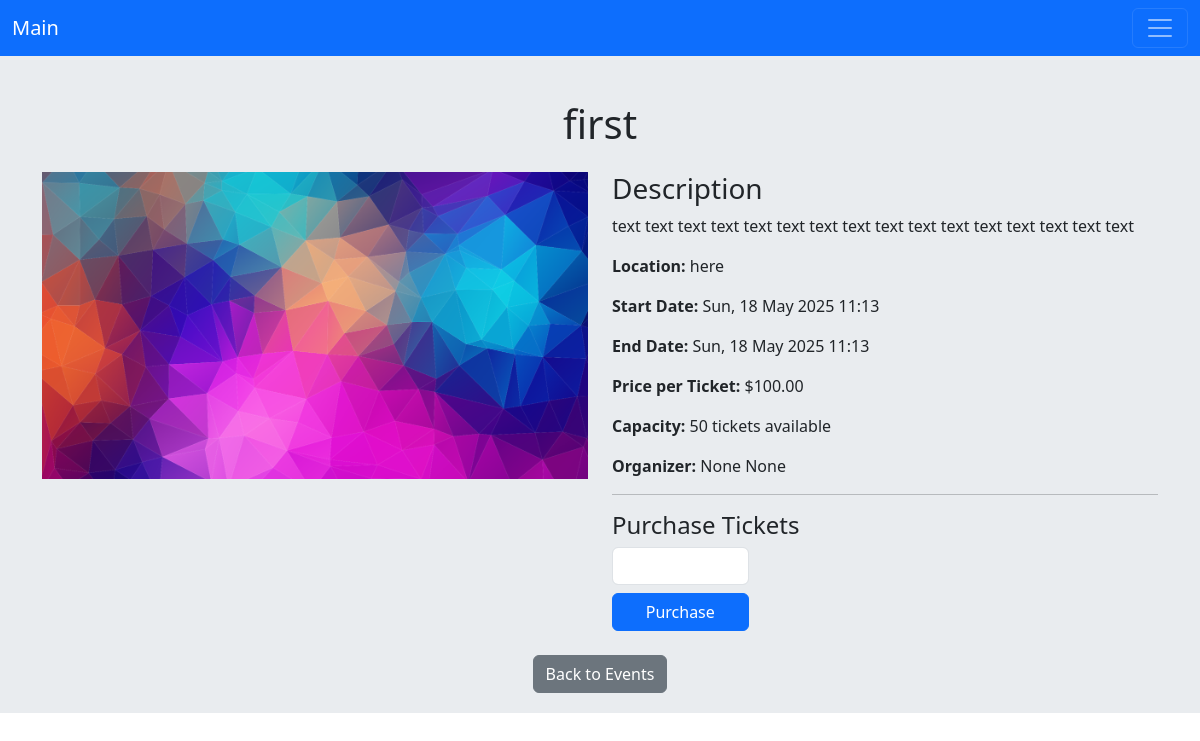
The app's page /events/1/, older data.
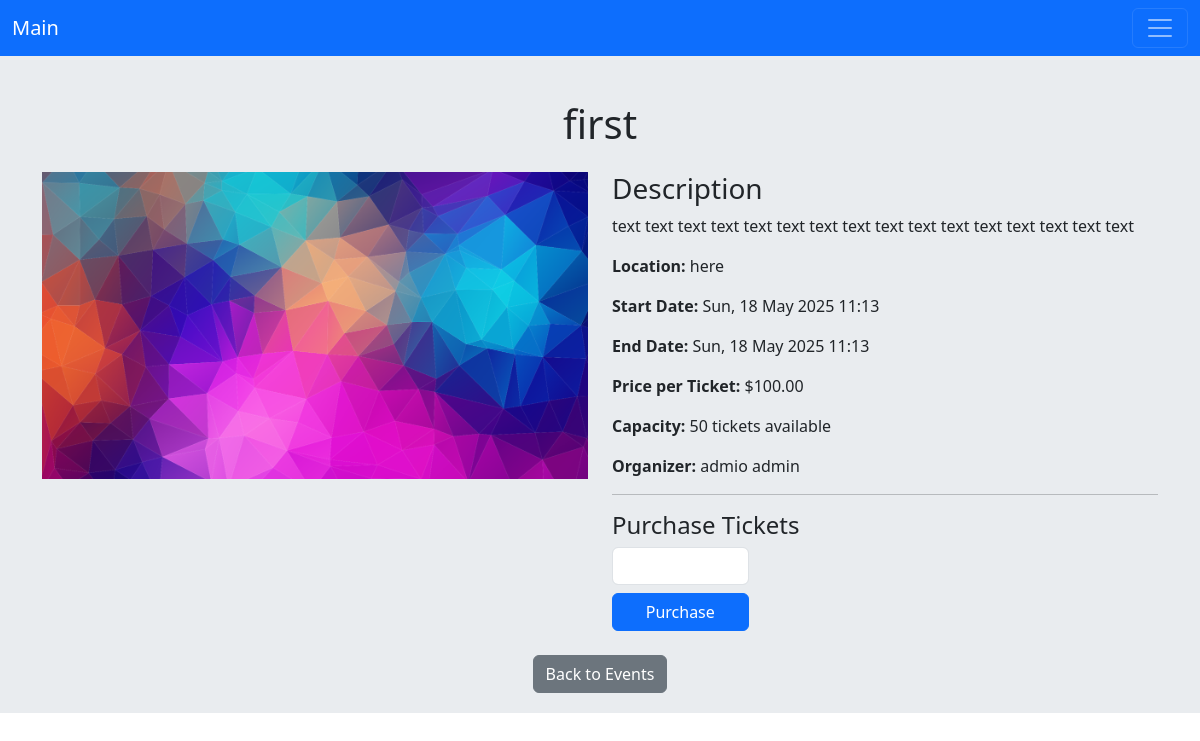
The same page, newer data.
### events/models.py (models this page shows, shortened)
class Event(models.Model):
    name = models.CharField(max_length=255)
    description = models.TextField()
    start_date = models.DateTimeField()
    end_date = models.DateTimeField()
    location = models.CharField(max_length=255)
    price_per_ticket = models.DecimalField(max_digits=10, decimal_places=2)
    capacity = models.IntegerField()
    organizer = models.ForeignKey(User, on_delete=models.CASCADE, related_name='events')
    image = models.ImageField(upload_to='events/%Y/%m/%d/', null=True, blank=True)
    is_active = models.BooleanField(default=True)
    category = models.ManyToManyField(Category, related_name='events', default=0)

### accounts/models.py (models this page shows, shortened)
class User(AbstractBaseUser):
    phone_number = models.CharField(max_length=11, unique=True)
    first_name = models.CharField(max_length=200, blank=True, null=True)
    last_name = models.CharField(max_length=200, blank=True, null=True)
    id_card = models.CharField(max_length=10, unique=True)
    is_active = models.BooleanField(default=True)
    is_staff = models.BooleanField(default=False)
    objects = UserManager()
    REQUIRED_FIELDS = ['id_card']
    USERNAME_FIELD = 'phone_number'
    def __str__(self):
        return f'{self.first_name} {self.last_name}'

### events/views.py (the view)
# urls.py: path('<int:pk>/', views.EventDetailView.as_view(), name='detail'),
class EventDetailView(DetailView):
    model = Event
    template_name = 'events/event_detail.html'
    context_object_name = 'event'
    def get_context_data(self, **kwargs):
        context = super().get_context_data(**kwargs)
        event = context['event']
        context['form'] = AddCartForm(capacity=event.capacity)
        return context

### events/forms.py
class AddCartForm(forms.Form):
    quantity = forms.IntegerField(
        min_value=1,
        widget=forms.NumberInput(attrs={'class': 'form-control mb-2 w-25'})
    )
    def __init__(self, *args, **kwargs):
        capacity = kwargs.pop('capacity', None)
        super().__init__(*args, **kwargs)
        if capacity is not None:
            self.fields['quantity'] = forms.IntegerField(
                min_value=1,
                max_value=capacity,
                widget=forms.NumberInput(attrs={
                    'class': 'form-control mb-2 w-25',
                })
            )

### events/templates/events/event_detail.html (shortened to what this page needs)
{% extends 'base.html' %}
{% load static %}
{% block body %}
<div class="container mt-4">
    <h1 class="text-center mb-4">{{ event.name }}</h1>
    <div class="row">
        <div class="col-md-6">
            {% if event.image %}
            <img src="{{ event.image.url }}" alt="{{ event.name }} Image" class="img-fluid">
            {% else %}
            <img src="{% static 'events/images/default_event_image.webp' %}" alt="No Image Available" class="img-fluid">
            {% endif %}
        </div>
        <div class="col-md-6">
            <h3>Description</h3>
            <p>{{ event.description }}</p>
            <p><strong>Location:</strong> {{ event.location }}</p>
            <p><strong>Start Date:</strong> {{ event.start_date|date:"D, d M Y H:i" }}</p>
            <p><strong>End Date:</strong> {{ event.end_date|date:"D, d M Y H:i" }}</p>
            <p><strong>Price per Ticket:</strong> ${{ event.price_per_ticket }}</p>
            <p><strong>Capacity:</strong> {{ event.capacity }} tickets available</p>
            <p><strong>Organizer:</strong> {{ event.organizer }}</p>
            {% if user != event.organizer %}
            <hr>
            <h4>Purchase Tickets</h4>
            <form method="POST" action="{% url 'cart:add_cart' event.id %}">
                <div class="form-group d-flex flex-column align-items-start">
                    {% for foo in form %}
                        {{ foo }}
                    {% endfor %}
                    <button type="submit" class="btn btn-primary w-25">Purchase</button>
                </div>
            </form>
            {% endif %}
        </div>
    </div>
    <div class="mt-4 text-center">
        <a href="{% url 'events:list' %}" class="btn btn-secondary">Back to Events</a>
    </div>
</div>
{% endblock %}

Row changes from the older to the newer data that the page shows:
changed through a linked row, Event "first": organizer "None None" → "admio admin"
